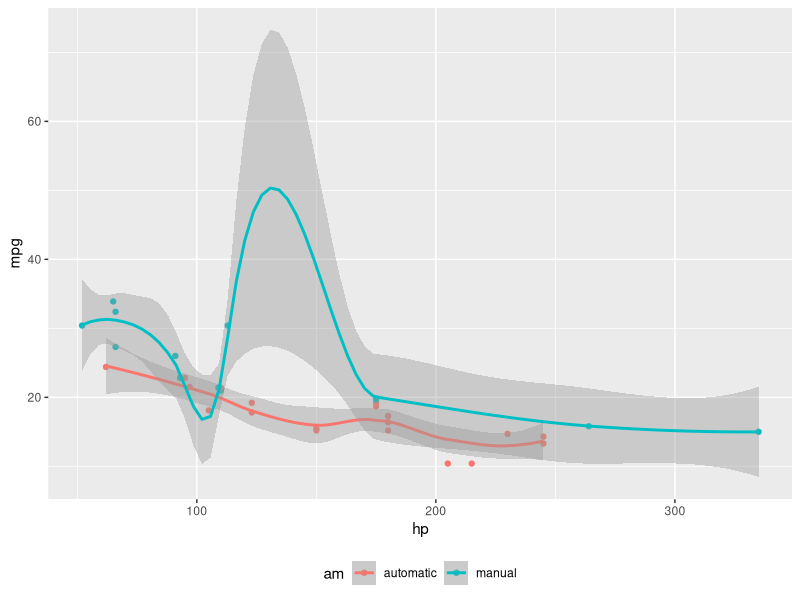

The R script that drew this image:
## ---- chunk 1
1 + 1
## ---- chunk 2
library(tidyverse)
## ---- chunk 3
a <- 12
if(a == 12){
  print("algoj")
  a <- a - 12
}else{
  warning("hola")
}

## ---- chunk 4
#| label: fig-mtcars
#| fig-cap: "MPG vs horsepower, colored by transmission."
#| column: margin

library(ggplot2)
mtcars2 <- mtcars
mtcars2$am <- factor(
  mtcars$am, labels = c('automatic', 'manual')
)
ggplot(mtcars2, aes(hp, mpg, color = am)) +
  geom_point() +
  geom_smooth(formula = y ~ x, method = "loess") +
  theme(legend.position = 'bottom')
